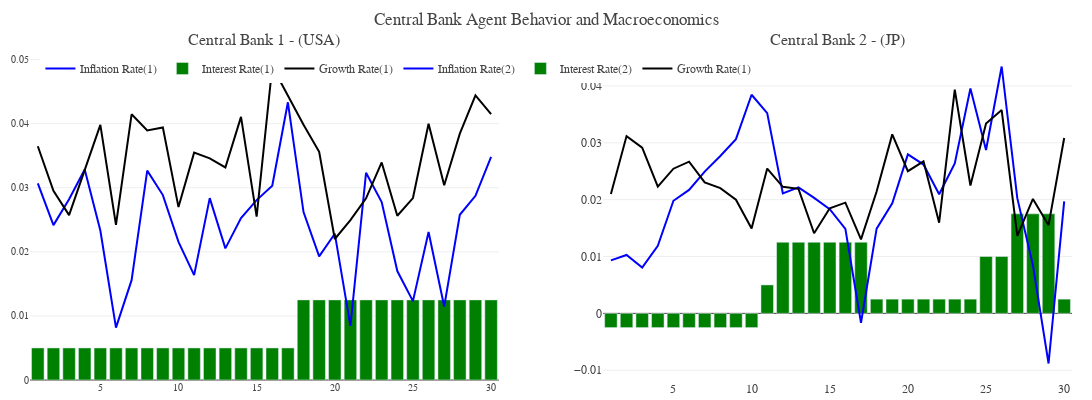

Write notebook code for a chart like this one.
### Markdown cell above
### Central Bank Detail

### Code cell
import plotly.graph_objs as go
from plotly.subplots import make_subplots


def plot_central_bank(model_results):

    steps_data = model_results['Step'].values
    interest_rate_1_data, interest_rate_2_data = zip(*model_results['interest_rate'].values)
    inflation_rate_1_data, inflation_rate_2_data = zip(*model_results['inflation_rate'].values)

    growth_rate_1_data, growth_rate_2_data = zip(*model_results['growth_rate'].values)
    target_interest_rate_1_data, target_interest_rate_2_data = zip(*model_results['target_interest_rate'].values)
    target_inflation_rate_1_data, target_inflation_rate_2_data = zip(*model_results['target_inflation_rate'].values)


    fig = make_subplots(rows = 1, cols = 2, subplot_titles=['Central Bank 1 - (USA)', 'Central Bank 2 - (JP)'])
    temp = dict(layout=go.Layout(font=dict(family="Franklin Gothic", size = 12)))

    inflation_rate_1 = go.Scatter(x = steps_data, y = inflation_rate_1_data, name = 'Inflation Rate(1)', mode = 'lines', line = dict(color = 'blue'))
    growth_rate_1 = go.Scatter(x = steps_data, y = growth_rate_1_data, name = 'Growth Rate(1)', mode = 'lines', line = dict(color = 'black'))
    interest_rate_1 = go.Bar(x = steps_data, y = interest_rate_1_data, name = 'Interest Rate(1)', marker = dict(color = 'green'))

    inflation_rate_2 = go.Scatter(x = steps_data, y = inflation_rate_2_data, name = 'Inflation Rate(2)', mode = 'lines', line = dict(color = 'blue'))
    growth_rate_2 = go.Scatter(x = steps_data, y = growth_rate_2_data, name = 'Growth Rate(1)', mode = 'lines', line = dict(color = 'black'))
    interest_rate_2 = go.Bar(x = steps_data, y = interest_rate_2_data, name = 'Interest Rate(2)', marker = dict(color = 'green'))


    fig.add_trace(inflation_rate_1, row = 1, col = 1)
    fig.add_trace(interest_rate_1, row = 1, col = 1)
    fig.add_trace(growth_rate_1, row = 1, col = 1)
    fig.add_trace(inflation_rate_2, row = 1, col = 2)
    fig.add_trace(interest_rate_2, row = 1, col = 2)
    fig.add_trace(growth_rate_2, row = 1, col = 2)

    fig.update_layout(title_text = 'Central Bank Agent Behavior and Macroeconomics', showlegend=True)

    fig.update_layout(template = temp,
                    hovermode = 'closest',
                    margin = dict(l = 30, r = 20, t = 50, b = 20),
                    height = 400, 
                    width = 1200, 
                    showlegend = True,
                    xaxis = dict(tickfont=dict(size=10)),  
                    yaxis = dict(side = "left", tickfont = dict(size=10)),
                    xaxis_showgrid = False, 
                    legend = dict(yanchor = "bottom", y = 0.9, xanchor = "left", x = 0.01,  orientation="h"))

    return fig 


plot_central_bank(model_results)

### Figure 1 — Plotly figure (JSON) as saved in the notebook; plotly's stock layout.template omitted (floating-point values rounded to 4 significant figures)
{"data": [{"line": {"color": "blue"}, "mode": "lines", "name": "Inflation Rate(1)", "type": "scatter", "x": [1, 2, 3, 4, 5, 6, 7, 8, 9, 10, 11, 12, 13, 14, 15, 16, 17, 18, 19, 20, 21, 22, 23, 24, 25, 26, 27, 28, 29, 30], "xaxis": "x", "y": [0.0307, 0.02417, 0.02819, 0.03284, 0.02333, 0.008167, 0.01558, 0.03268, 0.02886, 0.02157, 0.01637, 0.02838, 0.02054, 0.02527, 0.02807, 0.03033, 0.04334, 0.02621, 0.0193, 0.02283, 0.008452, 0.03234, 0.02776, 0.017, 0.01231, 0.02309, 0.01146, 0.02578, 0.02875, 0.03482], "yaxis": "y"}, {"marker": {"color": "green"}, "name": "Interest Rate(1)", "type": "bar", "x": [1, 2, 3, 4, 5, 6, 7, 8, 9, 10, 11, 12, 13, 14, 15, 16, 17, 18, 19, 20, 21, 22, 23, 24, 25, 26, 27, 28, 29, 30], "xaxis": "x", "y": [0.005, 0.005, 0.005, 0.005, 0.005, 0.005, 0.005, 0.005, 0.005, 0.005, 0.005, 0.005, 0.005, 0.005, 0.005, 0.005, 0.005, 0.0125, 0.0125, 0.0125, 0.0125, 0.0125, 0.0125, 0.0125, 0.0125, 0.0125, 0.0125, 0.0125, 0.0125, 0.0125], "yaxis": "y"}, {"line": {"color": "black"}, "mode": "lines", "name": "Growth Rate(1)", "type": "scatter", "x": [1, 2, 3, 4, 5, 6, 7, 8, 9, 10, 11, 12, 13, 14, 15, 16, 17, 18, 19, 20, 21, 22, 23, 24, 25, 26, 27, 28, 29, 30], "xaxis": "x", "y": [0.03648, 0.02953, 0.02573, 0.0329, 0.03981, 0.02421, 0.04147, 0.03895, 0.0394, 0.02698, 0.03548, 0.0346, 0.03317, 0.04106, 0.02549, 0.04892, 0.04447, 0.03983, 0.03562, 0.022, 0.02494, 0.02835, 0.03395, 0.02563, 0.02839, 0.03998, 0.0304, 0.03844, 0.04442, 0.0415], "yaxis": "y"}, {"line": {"color": "blue"}, "mode": "lines", "name": "Inflation Rate(2)", "type": "scatter", "x": [1, 2, 3, 4, 5, 6, 7, 8, 9, 10, 11, 12, 13, 14, 15, 16, 17, 18, 19, 20, 21, 22, 23, 24, 25, 26, 27, 28, 29, 30], "xaxis": "x2", "y": [0.009323, 0.01027, 0.008061, 0.01188, 0.0198, 0.02172, 0.02492, 0.02768, 0.03064, 0.03845, 0.03521, 0.02109, 0.02215, 0.02032, 0.01831, 0.01486, -0.001656, 0.0149, 0.01935, 0.02796, 0.02617, 0.02095, 0.02637, 0.03955, 0.02873, 0.04342, 0.02026, 0.008435, -0.008818, 0.01969], "yaxis": "y2"}, {"marker": {"color": "green"}, "name": "Interest Rate(2)", "type": "bar", "x": [1, 2, 3, 4, 5, 6, 7, 8, 9, 10, 11, 12, 13, 14, 15, 16, 17, 18, 19, 20, 21, 22, 23, 24, 25, 26, 27, 28, 29, 30], "xaxis": "x2", "y": [-0.0025, -0.0025, -0.0025, -0.0025, -0.0025, -0.0025, -0.0025, -0.0025, -0.0025, -0.0025, 0.005, 0.0125, 0.0125, 0.0125, 0.0125, 0.0125, 0.0125, 0.0025, 0.0025, 0.0025, 0.0025, 0.0025, 0.0025, 0.0025, 0.01, 0.01, 0.0175, 0.0175, 0.0175, 0.0025], "yaxis": "y2"}, {"line": {"color": "black"}, "mode": "lines", "name": "Growth Rate(1)", "type": "scatter", "x": [1, 2, 3, 4, 5, 6, 7, 8, 9, 10, 11, 12, 13, 14, 15, 16, 17, 18, 19, 20, 21, 22, 23, 24, 25, 26, 27, 28, 29, 30], "xaxis": "x2", "y": [0.021, 0.03117, 0.02914, 0.02228, 0.02544, 0.02667, 0.02302, 0.02203, 0.01999, 0.01494, 0.02547, 0.02225, 0.0219, 0.01409, 0.01849, 0.01947, 0.01301, 0.02144, 0.03148, 0.02501, 0.02675, 0.01595, 0.03935, 0.02249, 0.03339, 0.03575, 0.01363, 0.02013, 0.01551, 0.03085], "yaxis": "y2"}], "layout": {"annotations": [{"font": {"size": 16}, "showarrow": false, "text": "Central Bank 1 - (USA)", "x": 0.225, "xanchor": "center", "xref": "paper", "y": 1, "yanchor": "bottom", "yref": "paper"}, {"font": {"size": 16}, "showarrow": false, "text": "Central Bank 2 - (JP)", "x": 0.775, "xanchor": "center", "xref": "paper", "y": 1, "yanchor": "bottom", "yref": "paper"}], "height": 400, "hovermode": "closest", "legend": {"orientation": "h", "x": 0.01, "xanchor": "left", "y": 0.9, "yanchor": "bottom"}, "margin": {"b": 20, "l": 30, "r": 20, "t": 50}, "showlegend": true, "title": {"text": "Central Bank Agent Behavior and Macroeconomics"}, "width": 1200, "xaxis": {"anchor": "y", "domain": [0, 0.45], "showgrid": false, "tickfont": {"size": 10}}, "xaxis2": {"anchor": "y2", "domain": [0.55, 1]}, "yaxis": {"anchor": "x", "domain": [0, 1], "side": "left", "tickfont": {"size": 10}}, "yaxis2": {"anchor": "x2", "domain": [0, 1]}}}
